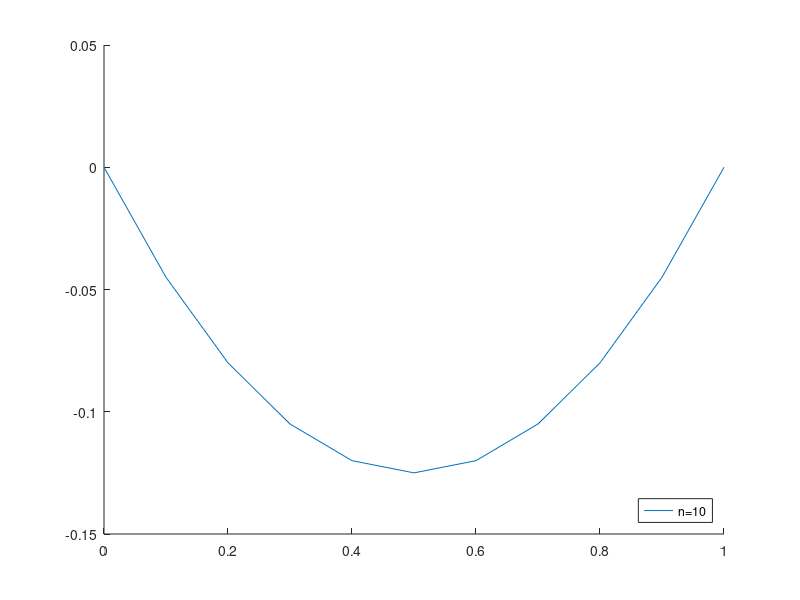

Write the MATLAB code that produced this figure.
% Vypocet pruhybu nosniku (1D interval (0,1))
% metodou konecnych prvku
%
% -u'' = -1 v (0,1)
%  u(0) = u0, u(1) = u1
%
% u0 = poloha leveho konce nosniku
% u1 = poloha praveho konce nosniku
% n  = pocet delicich uzlu intervalu

u0 = 0;
u1 = 0;
n = 10;

% Vypoctene objekty:
% x = delici body intervalu
% u = vypocteny pruhyb
% A = matice diskretni ulohy
% b = vektor diskretni ulohy



%%%%% Vypocet %%%%%

  % Sestaveni matice
  A = zeros(n+1,n+1);
  L = zeros(2,2);
  for elem=1:n
    % lokalni matice
    L(1,1) = 1*n;
    L(1,2) = -1*n;
    L(2,1) = -1*n;
    L(2,2) = 1*n;
    % pridani do globalni matice
    index = [elem, elem+1];
    for i=1:2
      for j=1:2
        A(index(i),index(j)) = A(index(i),index(j)) + L(i,j);
      end
    end
  end

  
  % Sestaveni prave strany
  b = zeros(n+1,1);
  l = zeros(2,1);
  for elem=1:n
    % lokalni vektor
    l(1,1) = -0.5/n;
    l(2,1) = -0.5/n;
    % pridani do globalniho vektoru
    index = [elem, elem+1];
    for i=1:2
      b(index(i),1) = b(index(i),1) + l(i,1);
    end
  end
  
  % dirichletovy okrajove podminky
  A(1,:) = zeros(1,n+1);
  A(1,1) = 1;
  A(n+1,:) = zeros(1,n+1);
  A(n+1,n+1) = 1;
  b(1,1) = u0;
  b(n+1,1) = u1;
  
  % Vyreseni algebraicke soustavy
  u = A\b;
  
  % Vykresleni reseni
  x = linspace(0,1,n+1);
  key=sprintf('n=%d',n);
  hold all;
  plot(x,u,'-', 'DisplayName', key);
  legend('Location','southeast');

